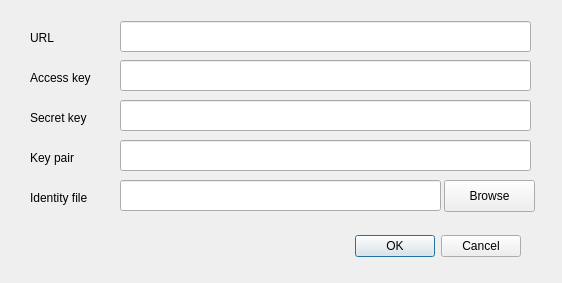
<?xml version="1.0" encoding="UTF-8"?>
<ui version="4.0">
 <class>Dialog</class>
 <widget class="QDialog" name="Dialog">
  <property name="geometry">
   <rect>
    <x>0</x>
    <y>0</y>
    <width>562</width>
    <height>283</height>
   </rect>
  </property>
  <property name="windowTitle">
   <string>euca2ools configuration</string>
  </property>
  <widget class="QDialogButtonBox" name="buttonBox">
   <property name="geometry">
    <rect>
     <x>180</x>
     <y>230</y>
     <width>341</width>
     <height>32</height>
    </rect>
   </property>
   <property name="orientation">
    <enum>Qt::Horizontal</enum>
   </property>
   <property name="standardButtons">
    <set>QDialogButtonBox::Cancel|QDialogButtonBox::Ok</set>
   </property>
  </widget>
  <widget class="QLabel" name="label">
   <property name="geometry">
    <rect>
     <x>30</x>
     <y>30</y>
     <width>62</width>
     <height>16</height>
    </rect>
   </property>
   <property name="text">
    <string>URL</string>
   </property>
  </widget>
  <widget class="QLabel" name="label_2">
   <property name="geometry">
    <rect>
     <x>30</x>
     <y>70</y>
     <width>81</width>
     <height>16</height>
    </rect>
   </property>
   <property name="text">
    <string>Access key</string>
   </property>
  </widget>
  <widget class="QLabel" name="label_3">
   <property name="geometry">
    <rect>
     <x>30</x>
     <y>110</y>
     <width>71</width>
     <height>16</height>
    </rect>
   </property>
   <property name="text">
    <string>Secret key</string>
   </property>
  </widget>
  <widget class="QLabel" name="label_4">
   <property name="geometry">
    <rect>
     <x>30</x>
     <y>150</y>
     <width>62</width>
     <height>16</height>
    </rect>
   </property>
   <property name="text">
    <string>Key pair</string>
   </property>
  </widget>
  <widget class="QLabel" name="label_5">
   <property name="geometry">
    <rect>
     <x>30</x>
     <y>190</y>
     <width>81</width>
     <height>16</height>
    </rect>
   </property>
   <property name="text">
    <string>Identity file</string>
   </property>
  </widget>
  <widget class="QPushButton" name="buttonBrowse">
   <property name="geometry">
    <rect>
     <x>444</x>
     <y>180</y>
     <width>91</width>
     <height>32</height>
    </rect>
   </property>
   <property name="text">
    <string>Browse</string>
   </property>
  </widget>
  <widget class="QLineEdit" name="textEditURL">
   <property name="geometry">
    <rect>
     <x>120</x>
     <y>21</y>
     <width>411</width>
     <height>31</height>
    </rect>
   </property>
  </widget>
  <widget class="QLineEdit" name="textEditAccessKey">
   <property name="geometry">
    <rect>
     <x>120</x>
     <y>60</y>
     <width>411</width>
     <height>31</height>
    </rect>
   </property>
  </widget>
  <widget class="QLineEdit" name="textEditSecretKey">
   <property name="geometry">
    <rect>
     <x>120</x>
     <y>100</y>
     <width>411</width>
     <height>31</height>
    </rect>
   </property>
  </widget>
  <widget class="QLineEdit" name="textEditKeyPair">
   <property name="geometry">
    <rect>
     <x>120</x>
     <y>140</y>
     <width>411</width>
     <height>31</height>
    </rect>
   </property>
  </widget>
  <widget class="QLineEdit" name="textEditIdentityFile">
   <property name="geometry">
    <rect>
     <x>120</x>
     <y>180</y>
     <width>321</width>
     <height>31</height>
    </rect>
   </property>
  </widget>
 </widget>
 <resources/>
 <connections>
  <connection>
   <sender>buttonBox</sender>
   <signal>accepted()</signal>
   <receiver>Dialog</receiver>
   <slot>accept()</slot>
   <hints>
    <hint type="sourcelabel">
     <x>248</x>
     <y>254</y>
    </hint>
    <hint type="destinationlabel">
     <x>157</x>
     <y>274</y>
    </hint>
   </hints>
  </connection>
  <connection>
   <sender>buttonBox</sender>
   <signal>rejected()</signal>
   <receiver>Dialog</receiver>
   <slot>reject()</slot>
   <hints>
    <hint type="sourcelabel">
     <x>316</x>
     <y>260</y>
    </hint>
    <hint type="destinationlabel">
     <x>286</x>
     <y>274</y>
    </hint>
   </hints>
  </connection>
 </connections>
</ui>
